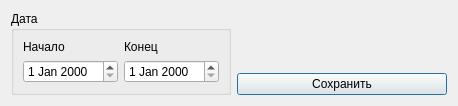
<?xml version="1.0" encoding="UTF-8"?>
<ui version="4.0">
 <class>ReportPracticeWindow</class>
 <widget class="QDialog" name="ReportPracticeWindow">
  <property name="geometry">
   <rect>
    <x>0</x>
    <y>0</y>
    <width>458</width>
    <height>104</height>
   </rect>
  </property>
  <property name="windowTitle">
   <string>Dialog</string>
  </property>
  <layout class="QHBoxLayout" name="horizontalLayout_2">
   <item>
    <widget class="QGroupBox" name="groupBox">
     <property name="title">
      <string>Дата</string>
     </property>
     <layout class="QVBoxLayout" name="verticalLayout_4">
      <item>
       <layout class="QHBoxLayout" name="horizontalLayout">
        <item>
         <layout class="QVBoxLayout" name="verticalLayout">
          <item>
           <widget class="QLabel" name="label">
            <property name="text">
             <string>Начало</string>
            </property>
           </widget>
          </item>
          <item>
           <widget class="QDateEdit" name="dateEditBegin"/>
          </item>
         </layout>
        </item>
        <item>
         <layout class="QVBoxLayout" name="verticalLayout_2">
          <item>
           <widget class="QLabel" name="label_2">
            <property name="text">
             <string>Конец</string>
            </property>
           </widget>
          </item>
          <item>
           <widget class="QDateEdit" name="dateEditEnd"/>
          </item>
         </layout>
        </item>
       </layout>
      </item>
     </layout>
    </widget>
   </item>
   <item>
    <layout class="QVBoxLayout" name="verticalLayout_3">
     <item>
      <spacer name="verticalSpacer">
       <property name="orientation">
        <enum>Qt::Vertical</enum>
       </property>
       <property name="sizeHint" stdset="0">
        <size>
         <width>20</width>
         <height>40</height>
        </size>
       </property>
      </spacer>
     </item>
     <item>
      <widget class="QPushButton" name="pushButtonSave">
       <property name="text">
        <string>Сохранить</string>
       </property>
      </widget>
     </item>
    </layout>
   </item>
  </layout>
 </widget>
 <resources/>
 <connections/>
</ui>
